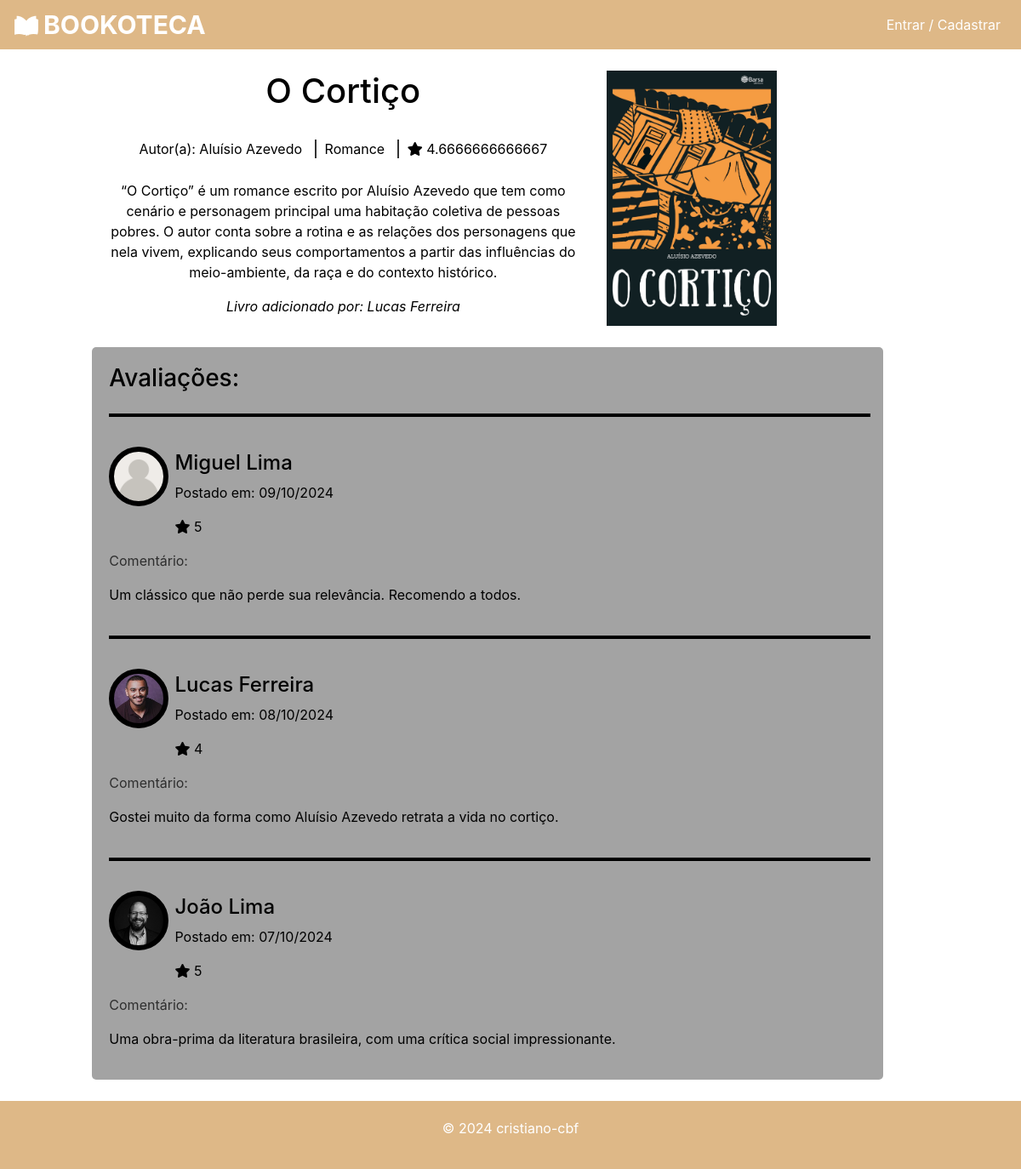
Screenshot of /app/view/book.php?id=1 with the database file from the repository.
### tables this page shows
CREATE TABLE `books` (
  `id` int(11) NOT NULL,
  `title` varchar(255) NOT NULL,
  `author` varchar(255) NOT NULL,
  `genre` varchar(100) DEFAULT NULL,
  `release_date` date NOT NULL,
  `summary` text DEFAULT NULL,
  `image` varchar(255) DEFAULT NULL,
  `users_id` int(11) DEFAULT NULL
);

CREATE TABLE `users` (
  `id` int(11) NOT NULL,
  `name` varchar(100) NOT NULL,
  `lastname` varchar(100) NOT NULL,
  `email` varchar(100) NOT NULL,
  `password` varchar(255) NOT NULL,
  `image` varchar(255) DEFAULT NULL,
  `token` varchar(255) DEFAULT NULL,
  `bio` text DEFAULT NULL,
  `status` int(11) DEFAULT 1
);

CREATE TABLE `reviews` (
  `id` int(11) NOT NULL,
  `review` text DEFAULT NULL,
  `rating` int(11) DEFAULT NULL,
  `books_id` int(11) NOT NULL,
  `users_id` int(11) NOT NULL,
  `created_at` timestamp NOT NULL DEFAULT current_timestamp()
);

### config/globals.php (called while the page is built, shortened)
<?php
  $BASE_URL = "http://" . $_SERVER["SERVER_NAME"] . dirname($_SERVER["REQUEST_URI"]."?") . "/";

### app/dao/BookDAO.php (called while the page is built, shortened)
<?php
  require_once("../models/Book.php");
  require_once("ReviewDAO.php");
  class BookDAO implements BookDAOInterface {
    private $conn;
    private $url;
    public function __construct(PDO $conn, $url) {
      $this->conn = $conn;
      $this->url = $url;
    }
    public function buildBook($data) {
      $book = new Book();
      $book->id = $data["id"];
      $book->title = $data["title"];
      $book->author = $data["author"];
      $book->genre = $data["genre"];
      $book->release_date = $data["release_date"];
      $book->summary = $data["summary"];
      $book->image = $data["image"];
      $book->users_id = $data["users_id"];
      $reviewDao = new ReviewDao($this->conn, $this->url);
      $rating = $reviewDao->getRatings($book->id);
      $book->rating = $rating;
      return $book;
    }
    public function findById($id) {
      $stmt = $this->conn->prepare("SELECT * FROM books WHERE id = :id");
      $stmt->bindParam(":id", $id);
      $stmt->execute();
      if($stmt->rowCount() > 0) {
        $bookData = $stmt->fetch();
        $book = $this->buildBook($bookData);
        return $book;
      } else {
        return false;
      }
    }
  }

### app/dao/ReviewDAO.php (called while the page is built, shortened)
<?php
require_once("UserDAO.php");
class ReviewDao implements ReviewDAOInterface {
    private $conn;
    private $url;
    public function __construct(PDO $conn, $url) {
        $this->conn = $conn;
        $this->url = $url;
    }
    public function buildReview($data) {
        $reviewObject = new Review();
        $reviewObject->id = $data["id"];
        $reviewObject->rating = $data["rating"];
        $reviewObject->review = $data["review"];
        $reviewObject->users_id = $data["users_id"];
        $reviewObject->books_id = $data["books_id"];
        $reviewObject->created_at = $data["created_at"];
        return $reviewObject;
    }
    public function getBooksReview($id) {
        $reviews = [];
        $stmt = $this->conn->prepare("SELECT * FROM reviews WHERE books_id = :books_id ORDER BY created_at DESC");
        $stmt->bindParam(":books_id", $id);
        $stmt->execute();
        if ($stmt->rowCount() > 0) {
            $reviewsData = $stmt->fetchAll();
            $userDao = new UserDao($this->conn, $this->url);
            foreach ($reviewsData as $review) {
                $reviewObject = $this->buildReview($review);
                $user = $userDao->findById($reviewObject->users_id);
                $reviewObject->user = $user;
                $reviews[] = $reviewObject;
            }
        }
        return $reviews;
    }
    public function getRatings($id) {
        $stmt = $this->conn->prepare("SELECT * FROM reviews WHERE books_id = :books_id");
        $stmt->bindParam(":books_id", $id);
        $stmt->execute();
        if ($stmt->rowCount() > 0) {
            $rating = 0;
            $reviews = $stmt->fetchAll();
            foreach ($reviews as $review) {
                $rating += $review["rating"];
            }
            $rating = $rating / count($reviews);
        } else {
            $rating = "N/A";
        }
        return $rating;
    }
}

### app/dao/UserDAO.php (called while the page is built, shortened)
<?php
  class UserDAO implements UserDAOInterface {
    private $conn;
    public function __construct(PDO $conn, $url) {
      $this->conn = $conn;
    }
    public function buildUser($data) {
      $user = new User();
      $user->id = $data["id"];
      $user->name = $data["name"];
      $user->lastname = $data["lastname"];
      $user->email = $data["email"];
      $user->password = $data["password"];
      $user->image = $data["image"];
      $user->bio = $data["bio"];
      $user->token = $data["token"];
      $user->status = $data["status"];
      return $user;
    }
    public function findById($id) {
      if($id != "") {
        $stmt = $this->conn->prepare("SELECT * FROM users WHERE id = :id");
        $stmt->bindParam(":id", $id);
        $stmt->execute();
        if($stmt->rowCount() > 0) {
          $data = $stmt->fetch();
          $user = $this->buildUser($data);
          return $user;
        } else {
          return false;
        }
      } else {
        return false;
      }
    }
  }

### app/view/book.php (the view, shortened to what this page needs)
<?php
require_once("templates/header.php");
require_once("../dao/BookDAO.php");
require_once("../dao/ReviewDAO.php");
require_once("../dao/UserDAO.php");
$id = filter_input(INPUT_GET, "id");
$bookDao = new BookDAO($conn, $BASE_URL);
$reviewDao = new ReviewDAO($conn, $BASE_URL);
$userDao = new UserDAO($conn, $BASE_URL);
if (empty($id)) {
    $message->setMessage("O livro não foi encontrado!", "error", "index.php");
} else {
    $book = $bookDao->findById($id);
}
$bookReviews = $reviewDao->getBooksReview($book->id);
$userWhoAdded = $userDao->findById($book->users_id);
?>
<div id="main-container" class="container-fluid">
    <div class="row">
        <div class="offset-md-1 col-md-6 book-container">
            <h1 class="page-title"><?= $book->title ?></h1>
            <p class="book-details">
                <span>Autor(a): <?= $book->author ?></span>
                <span class="pipe"></span>
                <span><?= $book->genre ?></span>
                <span class="pipe"></span>
                <span><i class="fas fa-star"></i> <?= $book->rating ?></span>
            </p>
            <p><?= $book->summary ?></p>
            <p style="font-style: italic;">Livro adicionado por: <?= $userWhoAdded->name ?> <?= $userWhoAdded->lastname ?></p>
        </div>
        <div class="col-md-4">
            <div class="book-image-container" style="background-image: url('<?= $BASE_URL ?>../../public/img/cover/<?= $book->image ?>')"></div>
        </div>
        <div class="offset-md-1 col-md-10" id="reviews-container">
            <h3 id="reviews-title">Avaliações:</h3>
            <?php foreach ($bookReviews as $review): ?>
                <?php require("user_review.php"); ?>
            <?php endforeach; ?>
        </div>
    </div>
</div>
<?php
require_once("templates/footer.php");
?>

### app/view/user_review.php
<?php
    require_once("../models/Users.php");
    $userModel = new User();
    $fullName = $userModel->getFullName($review->user);
    if($review->user->image == "") {
      $review->user->image = "user.png";
    }
?>
<div class="col-md-12 review">
  <div class="row">
    <div class="col-md-1">
      <div class="profile-image-container review-image" style="background-image: url('<?= $BASE_URL ?>../../public/img/users/<?= $review->user->image ?>')"></div>
    </div>
    <div class="col-md-9 author-details-container">
      <h4 class="author-name">
        <a href="<?= $BASE_URL ?>profile.php?id=<?= $review->user->id ?>"><?= $fullName ?></a>
      </h4>
      <p class="review-date">Postado em: <?= date('d/m/Y', strtotime($review->created_at)) ?></p>
      <p><i class="fas fa-star"></i> <?= $review->rating ?></p>
    </div>
    <div class="col-md-12">
      <p class="comment-title">Comentário:</p>
      <p><?= $review->review ?></p>
    </div>
  </div>
</div>

### public/css/styles.css (style rules this page uses)
.col-md-10 { flex: 0 0 calc(100% - 250px); padding-left: 20px; }
#main-container { background-color: #ffffff; color: #000000; min-height: 65vh; padding: 25px; min-height: 100vh; display: flex; flex-direction: column; }
#main-container .row { flex: 1; }
html, body { height: 100%; margin: 0; }
.fas.fa-star { color: #000000; }
#profile-image-container, .profile-image-container { width: 150px; height: 150px; border: 6px solid #000000; border-radius: 100%; background-size: cover; background-position: center; margin: 15px auto; }
.profile-image-container { width: 70px; height: 70px; }
.book-image-container { height: 300px; width: 200px; background-position: center; background-size: cover; }
.page-title:after { content: ""; width: 300px; display: block; margin: 0 auto; padding-top: 7px; }
.book-container { text-align: center; }
.book-details { margin: 25px 0; }
.pipe { border: 1px solid #333; margin: 0 10px; }
#reviews-title { margin-bottom: 25px; }
#reviews-container { margin-top: 20px; padding-top: 20px; background-color: #a3a3a3; border-radius: 5px; }
.review { padding: 20px 0; border-top: 4px solid rgb(0, 0, 0); }
.author-details-container { padding-top: 20px; }
.author-name a { color: #000000; }
.comment-title { color: #2e2e2e; }

### rows the page displays
books: title "O Cortiço", author "Aluísio Azevedo", genre "Romance", summary "“O Cortiço” é um romance escrito por Aluísio Azevedo que tem como cenário e personagem principal uma habitação coletiva de pessoas pobres. O autor conta sobre a rotina e as relações dos personagens que nela vivem, explicando seus comportamentos a partir das influências do meio-ambiente, da raça e do contexto histórico.", image (picture)
users: name "Lucas", lastname "Ferreira"
reviews: shows a picture, users.lastname "Miguel Lima", created_at "09/10/2024", rating "5", review "Um clássico que não perde sua relevância. Recomendo a todos."
reviews: users.image (picture), users.lastname "Lucas Ferreira", created_at "08/10/2024", rating "4", review "Gostei muito da forma como Aluísio Azevedo retrata a vida no cortiço."
reviews: users.image (picture), users.lastname "João Lima", created_at "07/10/2024", rating "5", review "Uma obra-prima da literatura brasileira, com uma crítica social impressionante."

### other values shown
$book->rating "4.6666666666667"
